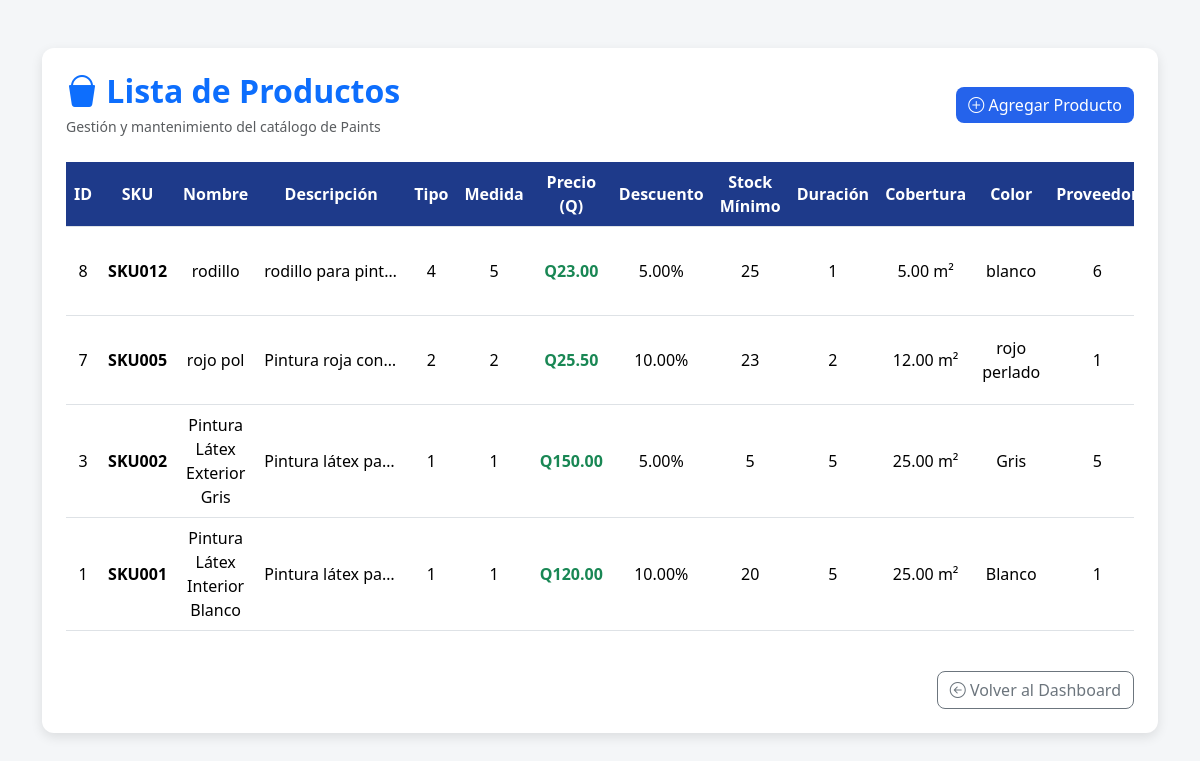
Screenshot of /index.php?action=listarProductos (signed in) with the database file from the repository.
### tables this page shows
CREATE TABLE `producto` (
  `producto_id` int(11) NOT NULL,
  `codigo_sku` varchar(50) NOT NULL,
  `nombre` varchar(200) NOT NULL,
  `descripcion` text DEFAULT NULL,
  `tipo_producto_id` int(11) NOT NULL,
  `medida_id` int(11) DEFAULT NULL,
  `precio_base` decimal(10,2) NOT NULL,
  `porcentaje_descuento` decimal(5,2) DEFAULT 0.00,
  `stock_minimo` int(11) DEFAULT 0,
  `duracion_anios` int(11) DEFAULT NULL,
  `cobertura_m2` decimal(8,2) DEFAULT NULL,
  `color` varchar(50) DEFAULT NULL,
  `proveedor_id` int(11) NOT NULL,
  `activo` tinyint(1) DEFAULT 1,
  `fecha_creacion` datetime DEFAULT current_timestamp()
);

### controllers/ProductoController.php (called while the page is built, shortened)
<?php
require_once __DIR__ . '/../models/Productos.php';
class ProductoController {
    private $producto;
    public function __construct($db) {
        $this->producto = new Producto($db);
    }
    public function listarProductos() {
        return $this->producto->getAll();
    }
}

### models/Productos.php (called while the page is built, shortened)
<?php
class Producto {
    private $conn;
    private $table_name = "producto";
    public function __construct($db) {
        $this->conn = $db;
    }
    public function getAll() {
        $query = "SELECT * FROM " . $this->table_name . " ORDER BY producto_id DESC";
        $stmt = $this->conn->prepare($query);
        $stmt->execute();
        return $stmt;
    }
}
?>

### views/productos.php (the view, shortened to what this page needs)
<!DOCTYPE html>
<html lang="es">
<head>
    <link href="https://cdn.jsdelivr.net/npm/bootstrap@5.3.2/dist/css/bootstrap.min.css" rel="stylesheet">
    <link href="https://cdn.jsdelivr.net/npm/bootstrap-icons@1.11.3/font/bootstrap-icons.css" rel="stylesheet">
</head>
<body>
<div class="container mt-5 mb-5">
    <div class="card p-4">
        <div class="d-flex flex-wrap justify-content-between align-items-center mb-4">
            <div>
                <h2 class="fw-bold mb-1 text-primary"><i class="bi bi-bucket-fill"></i> Lista de Productos</h2>
                <small class="text-muted">Gestión y mantenimiento del catálogo de Paints</small>
            </div>
            <a href="index.php?action=formularioProducto" class="btn btn-primary">
                <i class="bi bi-plus-circle"></i> Agregar Producto
            </a>
        </div>
        <div class="table-responsive">
            <table class="table table-hover align-middle">
                <thead>
                    <tr>
                        <th>ID</th>
                        <th>SKU</th>
                        <th>Nombre</th>
                        <th>Descripción</th>
                        <th>Tipo</th>
                        <th>Medida</th>
                        <th>Precio (Q)</th>
                        <th>Descuento</th>
                        <th>Stock Mínimo</th>
                        <th>Duración</th>
                        <th>Cobertura</th>
                        <th>Color</th>
                        <th>Proveedor</th>
                    </tr>
                </thead>
                <tbody>
                    <?php if (is_object($productos) && $productos->rowCount() > 0): ?>
                        <?php while ($row = $productos->fetch(PDO::FETCH_ASSOC)): ?>
                            <tr>
                                <td><?= $row['producto_id'] ?></td>
                                <td class="fw-semibold"><?= htmlspecialchars($row['codigo_sku']) ?></td>
                                <td><?= htmlspecialchars($row['nombre']) ?></td>
                                <td class="text-truncate" style="max-width:150px;"><?= htmlspecialchars($row['descripcion']) ?></td>
                                <td><?= htmlspecialchars($row['tipo_producto_id']) ?></td>
                                <td><?= htmlspecialchars($row['medida_id']) ?></td>
                                <td><span class="fw-bold text-success">Q<?= number_format($row['precio_base'], 2) ?></span></td>
                                <td><?= $row['porcentaje_descuento'] ?>%</td>
                                <td><?= $row['stock_minimo'] ?></td>
                                <td><?= $row['duracion_anios'] ?></td>
                                <td><?= $row['cobertura_m2'] ?> m²</td>
                                <td><?= htmlspecialchars($row['color']) ?></td>
                                <td><?= htmlspecialchars($row['proveedor_id']) ?></td>
                            </tr>
                        <?php endwhile; ?>
                    <?php endif; ?>
                </tbody>
            </table>
        </div>
        <div class="mt-4 text-end">
            <a href="index.php?action=dashboard" class="btn btn-outline-secondary">
                <i class="bi bi-arrow-left-circle"></i> Volver al Dashboard
            </a>
        </div>
    </div>
</div>
</body>
</html>

### views/productos.php (style rules this page uses)
body { background-color: #f4f6f8; font-family: 'Segoe UI', sans-serif; }
.card { border-radius: 12px; border: none; box-shadow: 0 4px 12px rgba(0,0,0,0.1); }
.table th { text-align: center; background-color: #1e3a8a; color: #fff; vertical-align: middle; }
.table td { vertical-align: middle; text-align: center; }
.btn { border-radius: 8px; }
.btn-primary { background-color: #2563eb; border: none; }
.table-responsive { max-height: 70vh; overflow-y: auto; }

### rows the page displays
producto: producto_id "8", codigo_sku "SKU012", nombre "rodillo", descripcion "rodillo para pint…", tipo_producto "4", medida "5", precio_base "23.00", porcentaje_descuento "5.00", stock_minimo "25", duracion_anios "1", cobertura_m2 "5.00", color "blanco", proveedor "6"
producto: producto_id "7", codigo_sku "SKU005", nombre "rojo pol", descripcion "Pintura roja con…", tipo_producto "2", medida "2", precio_base "25.50", porcentaje_descuento "10.00", stock_minimo "23", duracion_anios "2", cobertura_m2 "12.00", color "rojo perlado", proveedor "1"
producto: producto_id "3", codigo_sku "SKU002", nombre "Pintura Látex Exterior Gris", descripcion "Pintura látex pa…", tipo_producto "1", medida "1", precio_base "150.00", porcentaje_descuento "5.00", stock_minimo "5", duracion_anios "5", cobertura_m2 "25.00", color "Gris", proveedor "5"
producto: producto_id "1", codigo_sku "SKU001", nombre "Pintura Látex Interior Blanco", descripcion "Pintura látex pa…", tipo_producto "1", medida "1", precio_base "120.00", porcentaje_descuento "10.00", stock_minimo "20", duracion_anios "5", cobertura_m2 "25.00", color "Blanco", proveedor "1"
